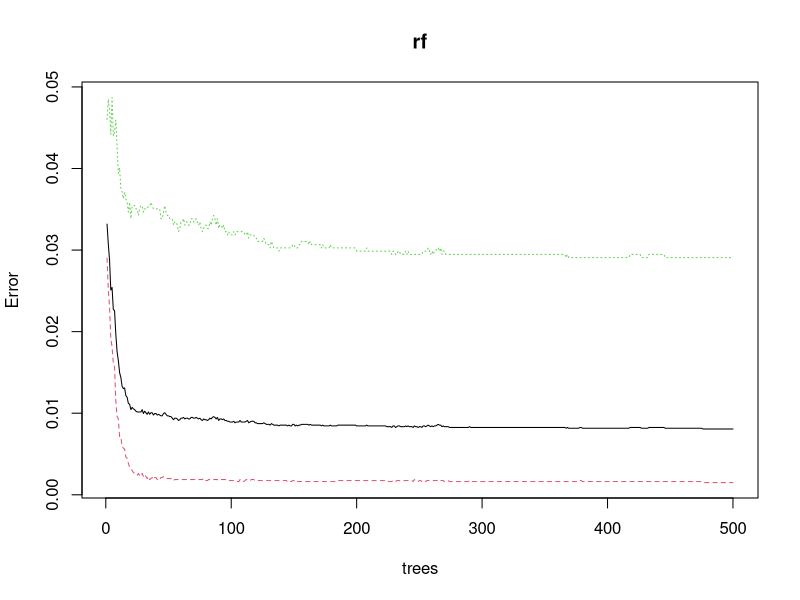

The R script that drew this image: (Note: this script raises an error after producing the figure.)

DataSet <- read.csv("HR.csv")
head(DataSet)
str(DataSet)

#convert continue factors to categories factors
DataSet$left <- as.factor(DataSet$left)
DataSet$promotion_last_5years <- as.factor(DataSet$promotion_last_5years)
DataSet$Work_accident <- as.factor(DataSet$Work_accident)

# Data Patition 
set.seed(123)
ind <- sample(2,nrow(DataSet), replace = TRUE, prob = c(0.7, 0.3))
train <- DataSet[ind == 1,]
test <- DataSet[ind == 2,]

# Random Forest Model
library(randomForest)
set.seed(123)
rf <- randomForest(left~., data = train)
rf
### from the default mtry = 3 , No. of trees = 500 ,OOB error rate = 0.83 (for classification)

#Create Confusion Matrix 
library(caret)
Predict_Train <- predict(rf, train)
confusionMatrix(Predict_Train, train$left)
## Result for accuracy is 0.9998 

#Predict testing data and create confusion matrix
Predict_Test <- predict(rf, test)
confusionMatrix(Predict_Test, test$left)
### Notice that accuracy is declined

# check the error rate and the optimal number of trees 
plot(rf)
### from the plot 80 trees or 100 trees seems to be the optimal tree used in rf model

## tuning rf model
NewRF <- tuneRF(train[-10], train[10], stepFactor =  1, plot = TRUE, ntreeTry = 90, trace =  TRUE, improve = 0.05)

# plot histogram Number of Nodes in trees
hist(treesize(rf), main = "Nodes of Random Forest")
#From the plot most of tree are grow with at 90 nodes

#Variable Importance
varImpPlot(rf)
## from plot , seem like department, salary, work accident , promotion_last_5years is less importance
importance(rf) ## show importance of variable
varUsed(rf) ##show number of using of variable


